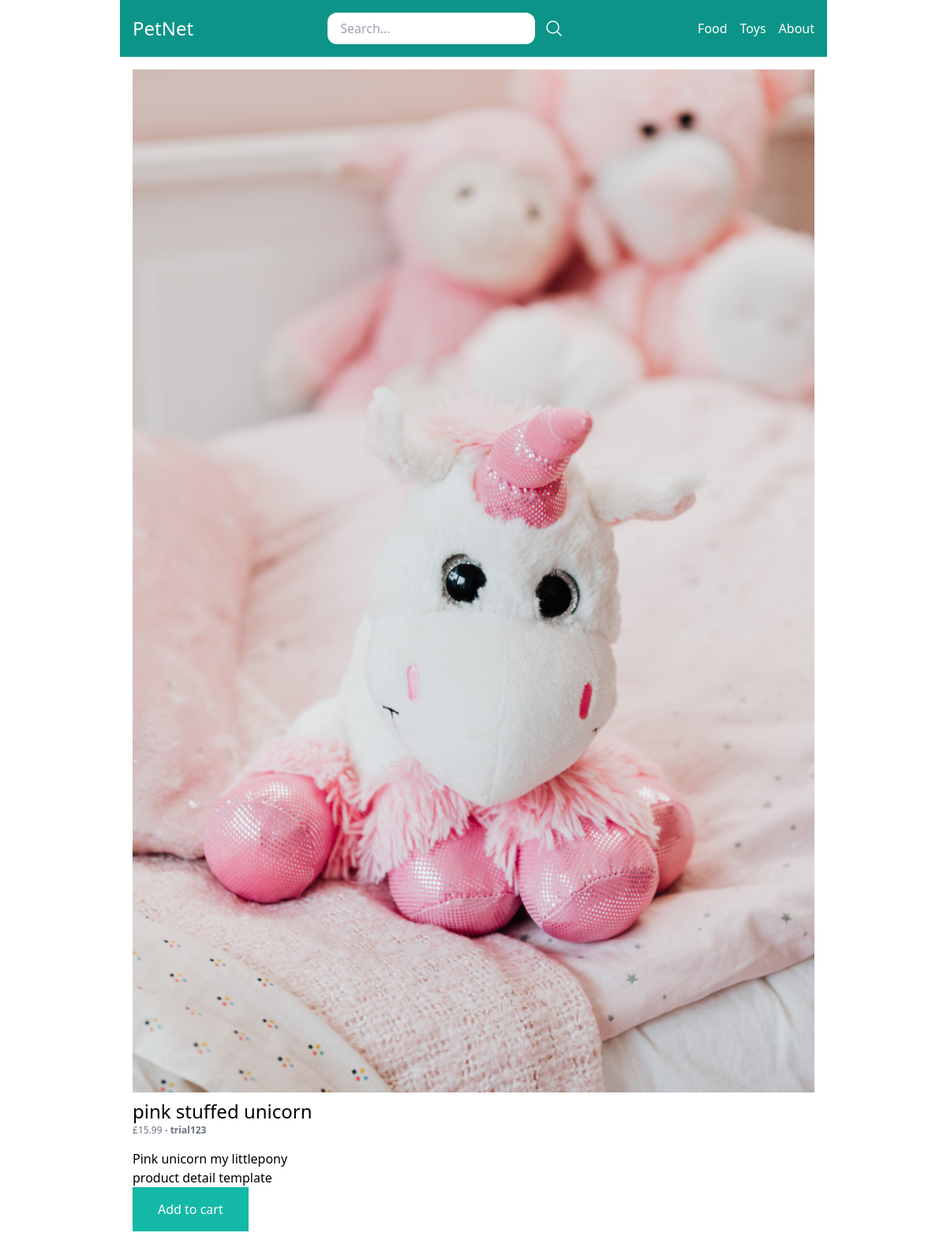
The page /toys/stuffed-unicorn/ on the database its author committed.
### store/models.py (models this page shows, shortened)
class Category(models.Model):
    title = models.CharField(max_length=50)
    slug = models.SlugField(max_length= 50)
    class Meta:
        verbose_name_plural = 'Categories'

class Product(models.Model):
    DRAFT = 'draft'
    WAITING_APPROVAL = 'waitingapproval'
    ACTIVE = 'active'
    DELETED = 'deleted'
    STATUS_CHOICES =(
        (DRAFT, 'Draft'),
        (WAITING_APPROVAL, 'Waiting approval'),
        (ACTIVE, 'Active'),
        (DELETED, 'Deleted'),
    )
    user = models.ForeignKey(User, related_name='products', on_delete=models.CASCADE)
    category = models.ForeignKey(Category, related_name='products', on_delete=models.CASCADE)
    title = models.CharField(max_length=50)
    slug = models.SlugField(max_length= 50)
    description = models.TextField(blank=True)
    image = models.ImageField(upload_to='uploads/product_images/', blank=True, null=True)
    price = models.IntegerField()
    created_at = models.DateTimeField(auto_now_add=True)
    updated_at = models.DateTimeField(auto_now=True)
    status= models.CharField(max_length=50, choices=STATUS_CHOICES, default=ACTIVE)
    class Meta:
        ordering = ('-created_at', )
    def get_display_price(self):
        return self.price / 100

### store/views.py (the view)
# urls.py: path('<slug:category_slug>/<slug:slug>/', views.product_detail, name='product_detail'),
def product_detail(request, category_slug, slug):
    product = get_object_or_404(Product, slug=slug, status=Product.ACTIVE)
    return render(request, 'store/product_detail.html', {'product': product})

### store/templatetags/menu.py (called while the page is built)
@register.inclusion_tag('core/menu.html')
def menu():
    categories = Category.objects.all()
    return {'categories': categories}

### store/templates/store/product_detail.html (shortened to what this page needs)
{% extends 'core/base.html' %}
{% block content %}
    {% if product.image %}
    <div class="image mb-2">
        <img src="{{ product.image.url }}" alt=" Image of {{ product.title }}">
    </div>
    {% endif %}
    <h1 class="text-2xl">{{ product.title }}</h1>
    <p class="text-xs text-gray-500 ">£{{product.get_display_price}}
        -
        <a href="{% url 'vendor_detail' product.user.id %}"><b> {% firstof product.user.get_full_name product.user.username %} </b></a>
    </p>
    {% if product.description %}
        <p class="mt-4">
            {{product.description}}
            <h1>product detail template
            </h1>
        </p>
    {% endif %}
    <a href="{% url 'add_to_cart' product.id %}" class="inline-block px-8 py-4 bg-teal-500 text-white">Add to cart</a>
{% endblock %}

### core/templates/core/menu.html
{% for category in categories %}
    <a href="{% url 'category_detail' category.slug %}" class="text-white">{{category.title}}</a>
{% endfor %}
<a href="{% url 'about' %}" class="text-white">About</a>

### rows shown on the page
Category: title "Food"
Category: title "Toys"
Product: image (picture), title "pink stuffed unicorn", get_display_price "15.99", user.username "trial123", description "Pink unicorn my littlepony"
